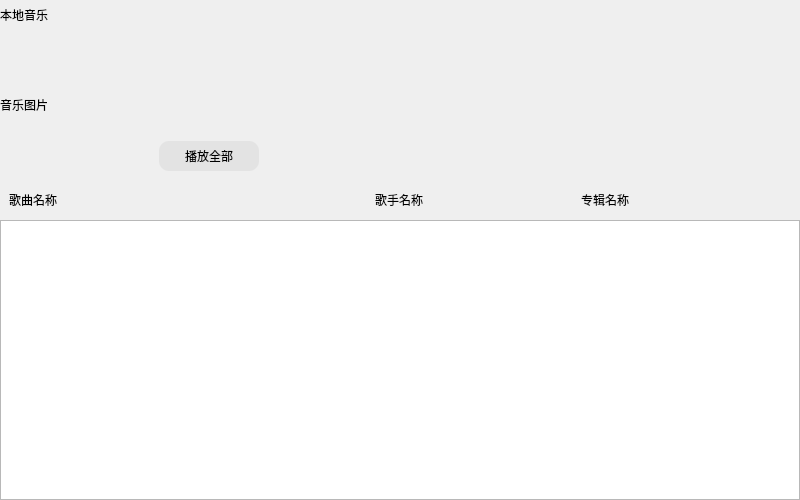
<?xml version="1.0" encoding="UTF-8"?>
<ui version="4.0">
 <class>commonpage</class>
 <widget class="QWidget" name="commonpage">
  <property name="geometry">
   <rect>
    <x>0</x>
    <y>0</y>
    <width>800</width>
    <height>500</height>
   </rect>
  </property>
  <property name="windowTitle">
   <string>Form</string>
  </property>
  <layout class="QVBoxLayout" name="verticalLayout">
   <property name="spacing">
    <number>0</number>
   </property>
   <property name="leftMargin">
    <number>0</number>
   </property>
   <property name="topMargin">
    <number>0</number>
   </property>
   <property name="rightMargin">
    <number>0</number>
   </property>
   <property name="bottomMargin">
    <number>0</number>
   </property>
   <item>
    <widget class="QLabel" name="pageTittle">
     <property name="minimumSize">
      <size>
       <width>0</width>
       <height>30</height>
      </size>
     </property>
     <property name="maximumSize">
      <size>
       <width>16777215</width>
       <height>30</height>
      </size>
     </property>
     <property name="text">
      <string>本地音乐</string>
     </property>
    </widget>
   </item>
   <item>
    <widget class="QWidget" name="MusicPlaybox" native="true">
     <property name="minimumSize">
      <size>
       <width>0</width>
       <height>150</height>
      </size>
     </property>
     <property name="maximumSize">
      <size>
       <width>16777215</width>
       <height>150</height>
      </size>
     </property>
     <layout class="QHBoxLayout" name="horizontalLayout">
      <property name="spacing">
       <number>0</number>
      </property>
      <property name="leftMargin">
       <number>0</number>
      </property>
      <property name="topMargin">
       <number>0</number>
      </property>
      <property name="rightMargin">
       <number>0</number>
      </property>
      <property name="bottomMargin">
       <number>0</number>
      </property>
      <item>
       <widget class="QLabel" name="musicImageLable">
        <property name="minimumSize">
         <size>
          <width>150</width>
          <height>0</height>
         </size>
        </property>
        <property name="maximumSize">
         <size>
          <width>150</width>
          <height>16777215</height>
         </size>
        </property>
        <property name="text">
         <string>音乐图片</string>
        </property>
       </widget>
      </item>
      <item>
       <widget class="QWidget" name="playAll" native="true">
        <property name="minimumSize">
         <size>
          <width>120</width>
          <height>0</height>
         </size>
        </property>
        <layout class="QVBoxLayout" name="verticalLayout_2">
         <item>
          <spacer name="verticalSpacer">
           <property name="orientation">
            <enum>Qt::Vertical</enum>
           </property>
           <property name="sizeHint" stdset="0">
            <size>
             <width>20</width>
             <height>93</height>
            </size>
           </property>
          </spacer>
         </item>
         <item>
          <widget class="QPushButton" name="playAllBtn">
           <property name="minimumSize">
            <size>
             <width>100</width>
             <height>30</height>
            </size>
           </property>
           <property name="maximumSize">
            <size>
             <width>100</width>
             <height>30</height>
            </size>
           </property>
           <property name="styleSheet">
            <string notr="true">#playAllBtn
{
	background-color:#E3E3E3;
	border-radius:10px;
}
#playAllBtn:hover
{
	background-color:#1ECD97;
}</string>
           </property>
           <property name="text">
            <string>播放全部</string>
           </property>
          </widget>
         </item>
        </layout>
       </widget>
      </item>
      <item>
       <spacer name="horizontalSpacer">
        <property name="orientation">
         <enum>Qt::Horizontal</enum>
        </property>
        <property name="sizeHint" stdset="0">
         <size>
          <width>527</width>
          <height>20</height>
         </size>
        </property>
       </spacer>
      </item>
     </layout>
    </widget>
   </item>
   <item>
    <widget class="QWidget" name="listLaleBox" native="true">
     <property name="minimumSize">
      <size>
       <width>0</width>
       <height>40</height>
      </size>
     </property>
     <property name="maximumSize">
      <size>
       <width>16777215</width>
       <height>40</height>
      </size>
     </property>
     <layout class="QHBoxLayout" name="horizontalLayout_2">
      <item>
       <widget class="QLabel" name="MusicNameLable">
        <property name="minimumSize">
         <size>
          <width>360</width>
          <height>0</height>
         </size>
        </property>
        <property name="maximumSize">
         <size>
          <width>360</width>
          <height>16777215</height>
         </size>
        </property>
        <property name="text">
         <string>歌曲名称</string>
        </property>
       </widget>
      </item>
      <item>
       <widget class="QLabel" name="MusicSingerLable">
        <property name="minimumSize">
         <size>
          <width>200</width>
          <height>0</height>
         </size>
        </property>
        <property name="maximumSize">
         <size>
          <width>200</width>
          <height>16777215</height>
         </size>
        </property>
        <property name="text">
         <string>歌手名称</string>
        </property>
       </widget>
      </item>
      <item>
       <widget class="QLabel" name="MusicAlbumLable">
        <property name="text">
         <string>专辑名称</string>
        </property>
       </widget>
      </item>
     </layout>
    </widget>
   </item>
   <item>
    <widget class="QListWidget" name="MusicList">
     <property name="styleSheet">
      <string notr="true">#MusicList::item::selected
{
	background-color:#EFEFEF;
}
QScrollBar:vertical {
    border: none;
    width: 8px;
    background-color: #F5F5F5;
    margin: 0px;
}
QScrollBar::handle:vertical {
    width: 8px;
    background-color: #E0E0E0;
    border-radius: 4px;
    min-height: 30px;
}
QScrollBar::handle:vertical:hover {
    background-color: #C0C0C0;
}</string>
     </property>
    </widget>
   </item>
  </layout>
 </widget>
 <resources/>
 <connections/>
</ui>
